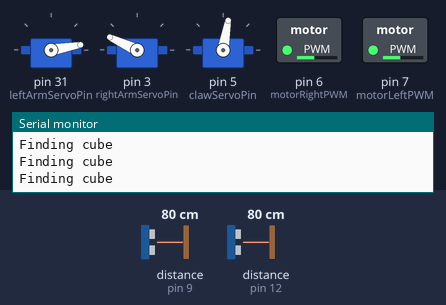
This program was run on a simulated Arduino Mega 2560, built with avr-gcc and run on an emulated ATmega2560. Parts: 3 × servo, switched loads named in the program (green lamp = pin HIGH), the last lines printed to the serial monitor. The inputs (shaded band) are chosen by the test bench; at power-on: distance to the obstacle (sensors on pin 12, pin 9) 80 cm. The echo pulse lasts 58.3 µs per cm.

Above: at 6.2 s.
6.3 s: distance to the obstacle (sensor on pin 12) set to 11 cm
7.8 s: distance to the obstacle (sensor on pin 12) set to 8 cm
At 10.3 s:
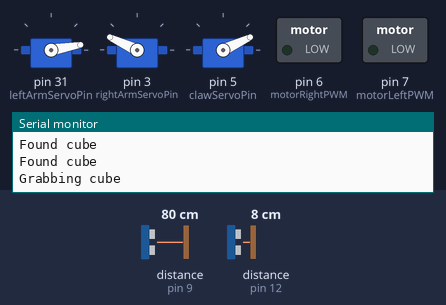
At 11.8 s:
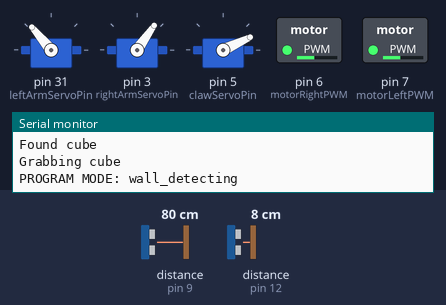
Timing chart, 0 to 14.9 s (numbered marks = the images above; inputs shaded):
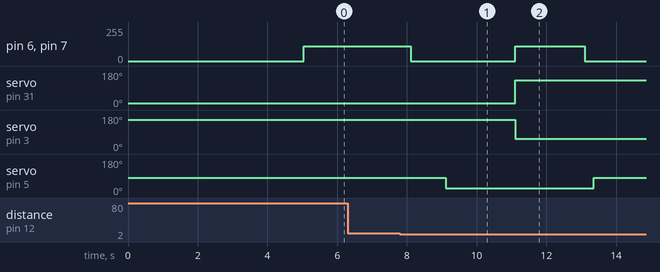

Measured:
- the behaviour switches between 10 and 9 cm on distance to the obstacle (sensor on pin 12) (found by bisection; images 0 and 1)
- after the input at 7.8 s, pin 6 (motorRightPWM), pin 7 (motorLeftPWM): 110/255 → 0/255 after 0.31 s, → 110/255 3.0 s later, → 0/255 2.0 s later; servo on pin 31 (leftArmServoPin): 10° → 130° after 3.3 s; servo on pin 3 (rightArmServoPin): 155° → 55° after 3.3 s; servo on pin 5 (clawServoPin): 80° → 25° after 1.3 s, → 80° 4.3 s later

The program:

main.cpp
```cpp
#include <Arduino.h>
#include <Servo.h>
#include "NewPing.h"

#include "main.h"
#include "tests.h"
#include "pins.h"

// Ultrasonic
NewPing clawSonic(clawSonicTrig, clawSonicEcho, 100);
NewPing wallSonic(wallSonicTrig, wallSonicEcho, 100);

// Claw / Arm
Servo leftArmServo;
Servo rightArmServo;
Servo clawServo;

// IR
enum CandleDirection { candle_none, candle_left, candle_center, candle_right };
CandleDirection candleDirection = candle_none;
int IR1 = 0;
int IR2 = 0;
int IR3 = 0;
int IR4 = 0;
int IR5 = 0;
// For any pin, when should we detect that a candle is within our sight?
const int CANDLE_DETECT_THRESHOLD = 500;

// Program Functionality
char *ProgramTypes[] =
{
    "cube_finding",
    "cube_grabbing",
    "wall_detecting",
    "cube_tossing"
};
ProgramMode programMode = cube_finding;

unsigned long CUBE_DETECT_THRESHOLD = 60;
unsigned long clawSonicDistance = 10000;
unsigned long wallSonicDistance = 10000;

unsigned long currTime = 0;

const int turnSpeed = 110;

// false - CCW, true - CW
bool scanDirectionCW = false;
unsigned long lastScanDirectionChange = 0;
unsigned long lastCubeFound = 0;
unsigned long SCAN_DIRECTION_TIMEOUT = 300; // How long the bot scans in a certain direction from the start
unsigned long LOST_CUBE_TIMEOUT = 10000; // 10s

// CUBE - GRABBING
bool firstScan = true;

/*

Timer Usage:
- Servos - Timer 5
- NewPing - Timer 2

https://www.arduino.cc/en/Main/arduinoBoardMega/
https://oscarliang.com/arduino-timer-and-interrupt-tutorial/ (see PWM and timer section)
*/


// -- MARK: FUNCTION IMPLEMENTATION

void setup() {
  attachServos();
  pinMode(wallSwitchPin, INPUT_PULLUP);
  Serial.begin(9600);

  delay(5000);
}

// void loop() {
//   driveTrainTest();
// }

void loop() {

  currTime = millis();

  if (programMode == cube_finding) {
    Serial.println("Finding cube");
    armDown();
    clawOpen();
    scanDistances();
    // Turn slowly CCW slowly until we detect a cube
    setLeft(-turnSpeed);
    setRight(turnSpeed);

    if (clawSonicDistance < CUBE_DETECT_THRESHOLD) {
      switchProgramMode(cube_grabbing);
      return;
    }
  }

  if (programMode == cube_grabbing) {
    scanDistances();

    if (clawSonicDistance < CUBE_DETECT_THRESHOLD) {
      // Reset scanning timing stuff
      firstScan = true;
      lastScanDirectionChange = currTime;
      scanDirectionCW = true;

      lastCubeFound = currTime;

      Serial.println("Found cube");
      // Move forward slowly while we detect the cube
      setLeft(turnSpeed);
      setRight(turnSpeed);
      if (clawSonicDistance < 10) {
        Serial.println("Grabbing cube");
        // Move forward a little more
        setLeft(turnSpeed);
        setRight(turnSpeed);
        delay(250);
        setLeft(0);
        setRight(0);
        delay(1000);
        clawClose();
        delay(2000);
        armUp();
        switchProgramMode(wall_detecting);
      }
    } else {
      Serial.println("Lost cube");

      if (currTime - lastCubeFound > LOST_CUBE_TIMEOUT) {
        switchProgramMode(cube_finding);
        return;
      }

      if (firstScan && (currTime - lastScanDirectionChange) > SCAN_DIRECTION_TIMEOUT) {
        // On the first scan, only move 50% away from center.
        firstScan = false;
        lastScanDirectionChange = currTime;
        scanDirectionCW = !scanDirectionCW;
      } else if ((currTime - lastScanDirectionChange) > SCAN_DIRECTION_TIMEOUT * 2) {
        // On successive scans, move the entire distance to scan the entire range from one direction.
        lastScanDirectionChange = currTime;
        scanDirectionCW = !scanDirectionCW;
      }

      if (scanDirectionCW) {
        setLeft(turnSpeed);
        setRight(-turnSpeed);
      } else {
        setLeft(-turnSpeed);
        setRight(turnSpeed);
      }
    }
  }

  if (programMode == wall_detecting) {
    // Spin once, drop cube

    setLeft(-turnSpeed);
    setRight(turnSpeed);
    delay(2000);

    setLeft(0);
    setRight(0);
    delay(250);

    clawOpen();

    switchProgramMode(cube_tossing);
  }

  if (programMode == cube_tossing) {
    // Do nothing
    delay(1000);
  }
}

void switchProgramMode(ProgramMode mode) {
  char buffer[50];
  sprintf(buffer, "PROGRAM MODE: %s", ProgramTypes[mode]);
  Serial.println(buffer);
  programMode = mode;
}

void attachServos() {
  leftArmServo.attach(leftArmServoPin);
  rightArmServo.attach(rightArmServoPin);
  clawServo.attach(clawServoPin);
  armDown();
  clawOpen();
}

// Arm

void armDown() {
  leftArmServo.write(10); // TODO: Test whether test1Servo refers to left or right
  rightArmServo.write(155);
}

void armUp() {
  leftArmServo.write(130);
  rightArmServo.write(55);
}

// Claw

void clawOpen() {
  clawServo.write(80);
}

void clawClose() {
  clawServo.write(25);
}

// Motors

void setLeft(int s) {
  if (s > 0) {
    digitalWrite(motorLeftA, LOW);
    digitalWrite(motorLeftB, HIGH);
  } else if (s < 0) {
    digitalWrite(motorLeftA, HIGH);
    digitalWrite(motorLeftB, LOW);
  } else {
    digitalWrite(motorLeftA, LOW);
    digitalWrite(motorLeftB, LOW);
  }

  s = abs(s);
  analogWrite(motorLeftPWM, s);
}

void setRight(int s) {
  if (s > 0) {
    digitalWrite(motorRightA, HIGH);
    digitalWrite(motorRightB, LOW);
  } else if (s < 0)  {
    digitalWrite(motorRightA, LOW);
    digitalWrite(motorRightB, HIGH);
  } else {
    digitalWrite(motorRightA, LOW);
    digitalWrite(motorRightB, LOW);
  }

  s = abs(s);
  analogWrite(motorRightPWM, s);
}

// Ultrasonic

void scanDistances() {

  clawSonicDistance = clawSonic.ping_cm();
  delay(30);
  wallSonicDistance = wallSonic.ping_cm();

  if (clawSonicDistance == 0) {
    clawSonicDistance = 10000;
  }

  if (wallSonicDistance == 0) {
    wallSonicDistance = 10000;
  }
}

// Wall Switch

bool isTouchingWall() {
  return digitalRead(wallSwitchPin) == LOW;
}


// IR

void scanIR() {
    IR1 = analogRead(IRA1_PIN);
    IR2 = analogRead(IRA2_PIN);
    IR3 = analogRead(IRA3_PIN);
    IR4 = analogRead(IRA4_PIN);
    IR5 = analogRead(IRA5_PIN);
}

/*
       IR3
   IR2     IR4
IR1           IR5
*/

void scanCandleDirection() {
  scanIR();
  int leftSum = IR1 + IR2 + IR3;
  int centerSum = IR2 + IR3 + IR4;
  int rightSum = IR3 + IR4 + IR5;

  if (leftSum < CANDLE_DETECT_THRESHOLD && centerSum < CANDLE_DETECT_THRESHOLD && rightSum < CANDLE_DETECT_THRESHOLD) {
    candleDirection = candle_none;
    return;
  }

  if (IR1 < CANDLE_DETECT_THRESHOLD &&
      IR2 < CANDLE_DETECT_THRESHOLD &&
      IR3 < CANDLE_DETECT_THRESHOLD &&
      IR4 < CANDLE_DETECT_THRESHOLD &&
      IR5 < CANDLE_DETECT_THRESHOLD) {
        candleDirection = candle_none;
        return;
      }

  // IR1 is the greatest so left
  if (IR1 > IR2 && IR1 > IR3 && IR1 > IR4 && IR1 > IR5) {
    candleDirection = candle_left;
  } else if (IR2 > IR1 && IR2 > IR3 && IR2 > IR4 && IR2 > IR5) {
    // IR2 is the greatest so left
    candleDirection = candle_left;
  } else if (IR3 > IR1 && IR3 > IR2 && IR3 > IR4 && IR3 > IR5) {
    // IR3 is the greatest so center
    candleDirection = candle_center;
  } else if (IR4 > IR1 && IR4 > IR2 && IR4 > IR3 && IR4 > IR5) {
    // IR4 is the greatest so right
    candleDirection = candle_right;
  } else if (IR5 > IR1 && IR5 > IR2 && IR5 > IR3 && IR5 > IR4) {
    // IR5 is the greatest so right
    candleDirection = candle_right;
  }
}
```

main.h
```cpp
#include "NewPing.h"

// Ultrasonic for testing
extern NewPing clawSonic;
extern NewPing wallSonic;

enum ProgramMode { cube_finding, cube_grabbing, wall_detecting, cube_tossing };

// - MARK: Method Definition

// Setup
void attachServos();

// Program Mode
void switchProgramMode(ProgramMode);

// Motors
void setLeft(int s);
void setRight(int s);

// Arm
void armUp();
void armDown();

// Claw
void clawOpen();
void clawClose();

// Wall Switch
bool isTouchingWall();

// Ultrasonic
void scanDistances();

// IR
void scanIR();
void scanCandleDirection();
```

tests.cpp
```cpp
 #include <Arduino.h>
 #include "Servo.h"
 #include "tests.h"
 #include "main.h"

 const int servo1Pin = 10;
 const int servo2Pin = 5;

 Servo test1Servo;
 Servo test2Servo;

 void servoCenterTestSetup() {
     Serial.begin(9600);
     test1Servo.attach(10);
     test2Servo.attach(5);
 }

 void servoCenterTest() {
    Serial.println("up");
    test1Servo.write(85);
    test2Servo.write(95);
    delay(2000);
    Serial.println("down");
    test1Servo.write(155);
    test2Servo.write(10);
    delay(2000);
 }

 void clawTest() {
    Serial.println("Testing claw open");
    clawOpen();
    delay(1000);
    Serial.println("Testing claw close");
    clawClose();
    delay(1000);
 }

  void armTest() {
    Serial.println("Testing arm up");
    armUp();
    delay(3000);
    Serial.println("Testing arm down");
    armDown();
    delay(3000);
 }

 unsigned long clawDist = 0;
 unsigned long wallDist = 0;

 void ultrasonicTest() {
      clawDist = clawSonic.ping_cm();
      delay(30);
      Serial.print("Claw Dist: "); Serial.println(clawDist);
      delay(1000);

      wallDist = wallSonic.ping_cm();
      delay(30);
      Serial.print("Wall Dist: "); Serial.println(wallDist);
      delay(1000);
 }

 void driveTrainTest() {
    Serial.println("Testing left only f");
    setLeft(255);
    setRight(0);
    delay(2000);
    Serial.println("Testing left only f slow");
    setLeft(150);
    setRight(0);
    delay(2000);
    Serial.println("Testing left only b");
    setLeft(-150);
    setRight(0);
    delay(2000);
    Serial.println("Testing right only f");
    setLeft(0);
    setRight(150);
    delay(2000);
    Serial.println("Testing right only b");
    setLeft(0);
    setRight(-150);
    delay(2000);
 }

 void wallSwitchTest() {
    if (isTouchingWall()) {
       Serial.println("Touching wall");
    } else {
       Serial.println("Not touching wall");
    }
    delay(250);
 }
```

tests.h
```cpp
void servoCenterTestSetup();
void servoCenterTest();

void clawTest();

void armTest();

void ultrasonicTest();

void driveTrainTest();

void wallSwitchTest();
```

pins.h
```cpp
#include <Arduino.h>

// Motors
const int motorRightPWM = 6;
const int motorRightA = 42;
const int motorRightB = 44;

const int motorLeftPWM = 7;
const int motorLeftA = 46;
const int motorLeftB = 48;

// Ultrasonic
const int clawSonicTrig = 13;
const int clawSonicEcho = 12;

const int wallSonicTrig = 8;
const int wallSonicEcho = 9;

// Claw / Arm
const int clawServoPin = 5;
const int leftArmServoPin = 31;
const int rightArmServoPin = 3;

// Back Switch
const int wallSwitchPin = 52;

// IR
const int IRA1_PIN = A0;
const int IRA2_PIN = A1;
const int IRA3_PIN = A2;
const int IRA4_PIN = A3;
const int IRA5_PIN = A4;
```
